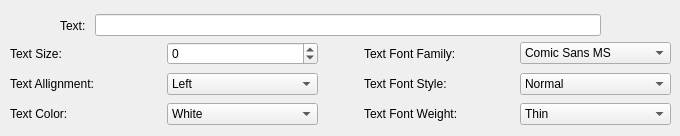
      <widget class="QWidget" name="text_tab">
       <attribute name="title">
        <string>Text</string>
       </attribute>
       <widget class="QWidget" name="formLayoutWidget_9">
        <property name="geometry">
         <rect>
          <x>10</x>
          <y>40</y>
          <width>661</width>
          <height>87</height>
         </rect>
        </property>
        <layout class="QGridLayout" name="text_grid">
         <item row="0" column="4">
          <widget class="QComboBox" name="text_font_family">
           <item>
            <property name="text">
             <string>Comic Sans MS</string>
            </property>
           </item>
           <item>
            <property name="text">
             <string>Courier</string>
            </property>
           </item>
           <item>
            <property name="text">
             <string>Helvetica</string>
            </property>
           </item>
           <item>
            <property name="text">
             <string>Times</string>
            </property>
           </item>
          </widget>
         </item>
         <item row="1" column="0">
          <widget class="QLabel" name="text_allign_label">
           <property name="text">
            <string>Text Allignment:</string>
           </property>
           <property name="buddy">
            <cstring>text_allign</cstring>
           </property>
          </widget>
         </item>
         <item row="2" column="1">
          <widget class="QComboBox" name="text_color">
           <item>
            <property name="text">
             <string>White</string>
            </property>
           </item>
           <item>
            <property name="text">
             <string>Black</string>
            </property>
           </item>
           <item>
            <property name="text">
             <string>Red</string>
            </property>
           </item>
           <item>
            <property name="text">
             <string>Green</string>
            </property>
           </item>
           <item>
            <property name="text">
             <string>Blue</string>
            </property>
           </item>
           <item>
            <property name="text">
             <string>Cyan</string>
            </property>
           </item>
           <item>
            <property name="text">
             <string>Magenta</string>
            </property>
           </item>
           <item>
            <property name="text">
             <string>Yellow</string>
            </property>
           </item>
           <item>
            <property name="text">
             <string>Gray</string>
            </property>
           </item>
          </widget>
         </item>
         <item row="1" column="2">
          <spacer name="horizontalSpacer_3">
           <property name="orientation">
            <enum>Qt::Horizontal</enum>
           </property>
           <property name="sizeType">
            <enum>QSizePolicy::Minimum</enum>
           </property>
           <property name="sizeHint" stdset="0">
            <size>
             <width>40</width>
             <height>20</height>
            </size>
           </property>
          </spacer>
         </item>
         <item row="2" column="0">
          <widget class="QLabel" name="text_color_label">
           <property name="text">
            <string>Text Color:</string>
           </property>
           <property name="buddy">
            <cstring>text_color</cstring>
           </property>
          </widget>
         </item>
         <item row="1" column="3">
          <widget class="QLabel" name="text_fontstyle_label">
           <property name="text">
            <string>Text Font Style:</string>
           </property>
           <property name="buddy">
            <cstring>text_font_style</cstring>
           </property>
          </widget>
         </item>
         <item row="0" column="0">
          <widget class="QLabel" name="text_size_label">
           <property name="text">
            <string>Text Size: </string>
           </property>
           <property name="buddy">
            <cstring>text_size</cstring>
           </property>
          </widget>
         </item>
         <item row="1" column="4">
          <widget class="QComboBox" name="text_font_style">
           <item>
            <property name="text">
             <string>Normal</string>
            </property>
           </item>
           <item>
            <property name="text">
             <string>Italic</string>
            </property>
           </item>
           <item>
            <property name="text">
             <string>Oblique</string>
            </property>
           </item>
          </widget>
         </item>
         <item row="2" column="4">
          <widget class="QComboBox" name="text_font_weight">
           <item>
            <property name="text">
             <string>Thin</string>
            </property>
           </item>
           <item>
            <property name="text">
             <string>Light</string>
            </property>
           </item>
           <item>
            <property name="text">
             <string>Normal</string>
            </property>
           </item>
           <item>
            <property name="text">
             <string>Bold</string>
            </property>
           </item>
          </widget>
         </item>
         <item row="1" column="1">
          <widget class="QComboBox" name="text_allign">
           <property name="enabled">
            <bool>true</bool>
           </property>
           <property name="sizePolicy">
            <sizepolicy hsizetype="Preferred" vsizetype="Fixed">
             <horstretch>0</horstretch>
             <verstretch>0</verstretch>
            </sizepolicy>
           </property>
           <item>
            <property name="text">
             <string>Left</string>
            </property>
           </item>
           <item>
            <property name="text">
             <string>Right</string>
            </property>
           </item>
           <item>
            <property name="text">
             <string>Top</string>
            </property>
           </item>
           <item>
            <property name="text">
             <string>Bottom</string>
            </property>
           </item>
           <item>
            <property name="text">
             <string>Center</string>
            </property>
           </item>
          </widget>
         </item>
         <item row="0" column="3">
          <widget class="QLabel" name="text_font_family_label">
           <property name="text">
            <string>Text Font Family:</string>
           </property>
           <property name="buddy">
            <cstring>text_font_family</cstring>
           </property>
          </widget>
         </item>
         <item row="2" column="3">
          <widget class="QLabel" name="text_font_weight_label">
           <property name="text">
            <string>Text Font Weight:</string>
           </property>
           <property name="buddy">
            <cstring>text_font_weight</cstring>
           </property>
          </widget>
         </item>
         <item row="0" column="1">
          <widget class="QSpinBox" name="text_size">
           <property name="minimum">
            <number>-1</number>
           </property>
           <property name="maximum">
            <number>50</number>
           </property>
          </widget>
         </item>
        </layout>
       </widget>
       <widget class="QWidget" name="horizontalLayoutWidget">
        <property name="geometry">
         <rect>
          <x>60</x>
          <y>10</y>
          <width>541</width>
          <height>31</height>
         </rect>
        </property>
        <layout class="QHBoxLayout" name="horizontalLayout_2">
         <item>
          <widget class="QLabel" name="text_label">
           <property name="text">
            <string>Text: </string>
           </property>
           <property name="buddy">
            <cstring>text</cstring>
           </property>
          </widget>
         </item>
         <item>
          <widget class="QLineEdit" name="text"/>
         </item>
        </layout>
       </widget>
      </widget>
